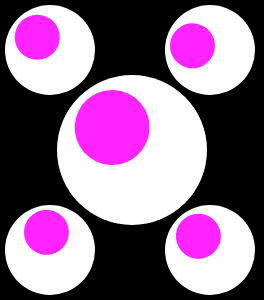
Frame 1 (no input)
Frame 60 (no input): identical to frame 1, image omitted
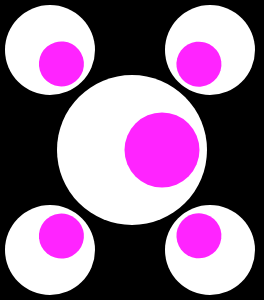
Frame 120 (the mouse pressed at the canvas centre since frame 60)

The p5.js sketch that drew these frames (run headless with seeded random() and noise() and a simulated clock; from frame 60 on, the mouse is pressed at the canvas centre):

// p5.js sketch
// ── sketch.js
let e1, e2, e3, e4, e5, e6, e7, e8;

function setup() {
  createCanvas(264, 300);
  noStroke();
  e1 = new Eye(50, 50, 90);
  e2 = new Eye(132, 150, 150);
  e3 = new Eye(210, 250, 90);
  e4 = new Eye(210, 50, 90);
  e5 = new Eye(50, 250, 90);
  // e5 = new Eye(25, 90, 10);
  // e6 = new Eye(16, 40, 15);
  // e7 = new Eye(90, 90, 10);
  // e8 = new Eye(200, 395, 18);
}

function draw() {
  background(0);
  e1.update(mouseX, mouseY);
  e2.update(mouseX, mouseY);
  e3.update(mouseX, mouseY);
  e4.update(mouseX, mouseY);
  e5.update(mouseX, mouseY);
  // e6.update(mouseX, mouseY);
  // e7.update(mouseX, mouseY);
  // e8.update(mouseX, mouseY);
  e1.display();
  e2.display();
  e3.display();
  e4.display();
  e5.display();
  // e6.display();
  // e7.display();
  // e8.display();
}

function Eye(tx, ty, ts) {
  this.x = tx;
  this.y = ty;
  this.size = ts;
  this.angle = 0;

  this.update = function(mx, my) {
    this.angle = atan2(my - this.y, mx - this.x);
  };

  this.display = function() {
    push();
    translate(this.x, this.y);
    fill(255);
    ellipse(0, 0, this.size, this.size);
    rotate(this.angle);
    fill(300, 36, 300);
    ellipse(this.size / 5, 0, this.size / 2, this.size / 2);
    pop();
  };
}
